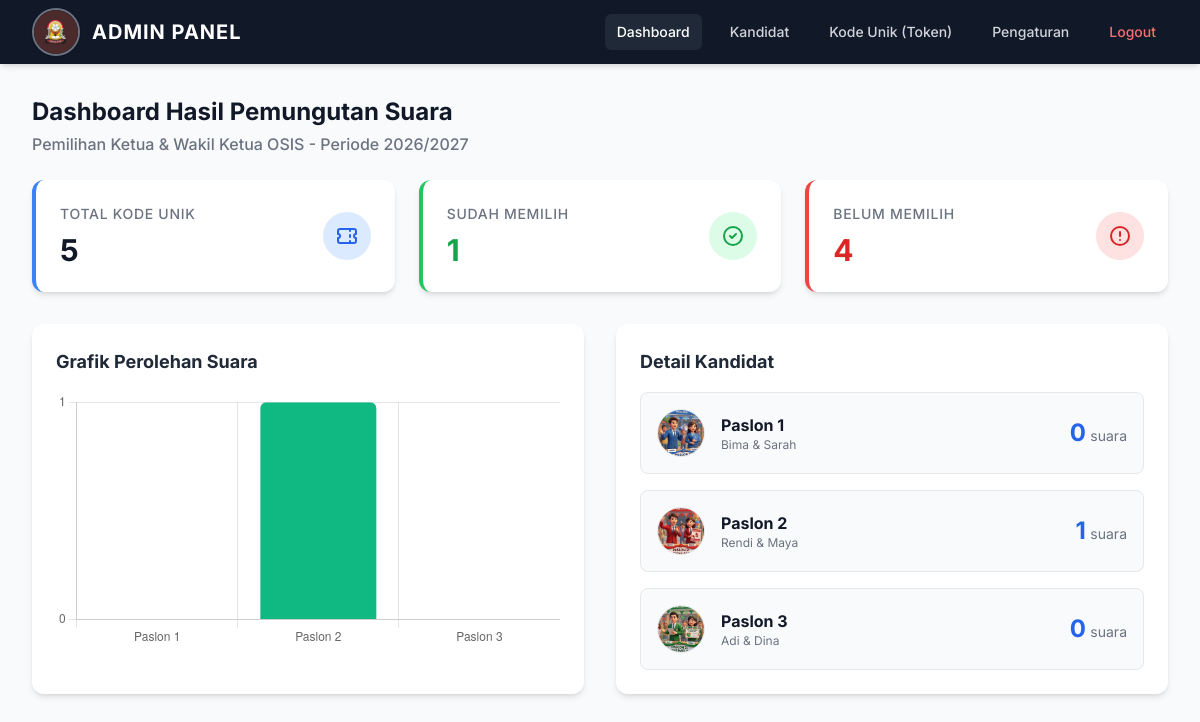
Page /admin.php (signed in) on the committed database.
### tables this page shows
CREATE TABLE candidates (
        id INTEGER PRIMARY KEY AUTOINCREMENT,
        chairman_name TEXT NOT NULL,
        vice_chairman_name TEXT NOT NULL,
        vision TEXT,
        mission TEXT,
        photo TEXT
    );

### admin.php (the view, shortened to what this page needs)
<?php
require 'db.php';
$action = $_GET['action'] ?? 'dashboard';
$settings = [];
$app_title = $settings['app_title'] ?? 'Pemilihan Ketua & Wakil Ketua OSIS';
$app_period = $settings['app_period'] ?? date('Y') . '/' . (date('Y') + 1);
?>
<!DOCTYPE html>
<html lang="id">
<head>
    <script src="https://cdn.tailwindcss.com"></script>
</head>
<body class="bg-gray-50 text-gray-800 min-h-screen flex flex-col">
    <nav class="bg-gray-900 text-white shadow-md no-print">
        <div class="max-w-7xl mx-auto px-4 sm:px-6 lg:px-8">
            <div class="flex flex-col md:flex-row justify-between items-center py-4 md:h-16">
                <div class="flex-shrink-0 mb-4 md:mb-0 flex items-center">
                    <img src="logo.png" alt="Logo" class="h-12 w-12 object-cover rounded-full border-2 border-gray-500 shadow mr-3" onerror="this.style.display='none'">
                    <span class="font-bold text-xl tracking-wider uppercase">Admin Panel</span>
                </div>
                <div class="flex flex-wrap justify-center gap-2 md:gap-4">
                    <a href="admin.php?action=dashboard" class="px-3 py-2 rounded-md text-sm font-medium <?= $action === 'dashboard' ? 'bg-gray-800 text-white' : 'text-gray-300 hover:bg-gray-700 hover:text-white' ?> transition">Dashboard</a>
                    <a href="admin.php?action=candidates" class="px-3 py-2 rounded-md text-sm font-medium <?= $action === 'candidates' ? 'bg-gray-800 text-white' : 'text-gray-300 hover:bg-gray-700 hover:text-white' ?> transition">Kandidat</a>
                    <a href="admin.php?action=tokens" class="px-3 py-2 rounded-md text-sm font-medium <?= $action === 'tokens' ? 'bg-gray-800 text-white' : 'text-gray-300 hover:bg-gray-700 hover:text-white' ?> transition">Kode Unik (Token)</a>
                    <a href="admin.php?action=settings" class="px-3 py-2 rounded-md text-sm font-medium <?= $action === 'settings' ? 'bg-gray-800 text-white' : 'text-gray-300 hover:bg-gray-700 hover:text-white' ?> transition">Pengaturan</a>
                    <a href="logout.php" class="px-3 py-2 rounded-md text-sm font-medium text-red-400 hover:bg-red-900 hover:text-white transition">Logout</a>
                </div>
            </div>
        </div>
    </nav>
    <main class="flex-1 max-w-7xl mx-auto px-4 sm:px-6 lg:px-8 py-8 w-full no-print">
        <?php if ($action === 'dashboard'): ?>
            <div class="mb-6">
                <h2 class="text-2xl font-bold text-gray-900">Dashboard Hasil Pemungutan Suara</h2>
                <p class="text-gray-500 font-medium mt-1"><?= htmlspecialchars($app_title) ?> - Periode <?= htmlspecialchars($app_period) ?></p>
            </div>
            <?php
                $stmt = $db->query("SELECT COUNT(*) FROM tokens");
                $total_voters = $stmt->fetchColumn();
                $stmt = $db->query("SELECT COUNT(*) FROM tokens WHERE is_used = 1");
                $voted = $stmt->fetchColumn();
                $stmt = $db->query("
                    SELECT c.id, c.chairman_name, c.vice_chairman_name, c.photo, COUNT(v.id) as total_votes
                    FROM candidates c
                    LEFT JOIN votes v ON c.id = v.candidate_id
                    GROUP BY c.id
                    ORDER BY c.id ASC
                ");
                $results = $stmt->fetchAll(PDO::FETCH_ASSOC);
                $chartLabels = [];
                $chartData = [];
                $chartColors = ['#3b82f6', '#10b981', '#f59e0b', '#ef4444', '#8b5cf6'];
                foreach ($results as $index => $res) {
                    $chartLabels[] = "Paslon " . ($index + 1);
                    $chartData[] = $res['total_votes'];
                }
            ?>
            <div class="grid grid-cols-1 md:grid-cols-3 gap-6 mb-8">
                <div class="bg-white rounded-xl shadow-md p-6 border-l-4 border-blue-500 flex items-center justify-between">
                    <div>
                        <p class="text-sm font-medium text-gray-500 uppercase tracking-wider">Total Kode Unik</p>
                        <p class="text-3xl font-bold text-gray-900 mt-2"><?= $total_voters ?></p>
                    </div>
                    <div class="p-3 bg-blue-100 rounded-full">
                        <svg class="w-6 h-6 text-blue-600" fill="none" stroke="currentColor" viewBox="0 0 24 24"><path stroke-linecap="round" stroke-linejoin="round" stroke-width="2" d="M15 5v2m0 4v2m0 4v2M5 5a2 2 0 00-2 2v3a2 2 0 110 4v3a2 2 0 002 2h14a2 2 0 002-2v-3a2 2 0 110-4V7a2 2 0 00-2-2H5z"></path></svg>
                    </div>
                </div>
                <div class="bg-white rounded-xl shadow-md p-6 border-l-4 border-green-500 flex items-center justify-between">
                    <div>
                        <p class="text-sm font-medium text-gray-500 uppercase tracking-wider">Sudah Memilih</p>
                        <p class="text-3xl font-bold text-green-600 mt-2"><?= $voted ?></p>
                    </div>
                    <div class="p-3 bg-green-100 rounded-full">
                        <svg class="w-6 h-6 text-green-600" fill="none" stroke="currentColor" viewBox="0 0 24 24"><path stroke-linecap="round" stroke-linejoin="round" stroke-width="2" d="M9 12l2 2 4-4m6 2a9 9 0 11-18 0 9 9 0 0118 0z"></path></svg>
                    </div>
                </div>
                <div class="bg-white rounded-xl shadow-md p-6 border-l-4 border-red-500 flex items-center justify-between">
                    <div>
                        <p class="text-sm font-medium text-gray-500 uppercase tracking-wider">Belum Memilih</p>
                        <p class="text-3xl font-bold text-red-600 mt-2"><?= $total_voters - $voted ?></p>
                    </div>
                    <div class="p-3 bg-red-100 rounded-full">
                        <svg class="w-6 h-6 text-red-600" fill="none" stroke="currentColor" viewBox="0 0 24 24"><path stroke-linecap="round" stroke-linejoin="round" stroke-width="2" d="M12 8v4m0 4h.01M21 12a9 9 0 11-18 0 9 9 0 0118 0z"></path></svg>
                    </div>
                </div>
            </div>
            <div class="grid grid-cols-1 lg:grid-cols-2 gap-8 mb-8">
                <div class="bg-white rounded-xl shadow-md p-6">
                    <h3 class="text-lg font-bold text-gray-800 mb-4">Grafik Perolehan Suara</h3>
                    <div class="relative h-64 w-full">
                        <canvas id="votesChart"></canvas>
                    </div>
                </div>
                <div class="bg-white rounded-xl shadow-md p-6">
                    <h3 class="text-lg font-bold text-gray-800 mb-4">Detail Kandidat</h3>
                    <div class="space-y-4">
                        <?php foreach ($results as $index => $result): ?>
                            <div class="flex items-center justify-between p-4 bg-gray-50 rounded-lg border">
                                <div class="flex items-center space-x-4">
                                    <?php if ($result['photo']): ?>
                                        <img src="uploads/<?= htmlspecialchars($result['photo']) ?>" class="w-12 h-12 rounded-full object-cover border">
                                    <?php else: ?>
                                        <div class="w-12 h-12 rounded-full bg-blue-100 flex items-center justify-center text-blue-600 font-bold">
                                            <?= ($index + 1) ?>
                                        </div>
                                    <?php endif; ?>
                                    <div>
                                        <p class="font-bold text-gray-900">Paslon <?= ($index + 1) ?></p>
                                        <p class="text-xs text-gray-500"><?= htmlspecialchars($result['chairman_name']) ?> & <?= htmlspecialchars($result['vice_chairman_name']) ?></p>
                                    </div>
                                </div>
                                <div class="text-right">
                                    <span class="text-2xl font-bold text-blue-600"><?= $result['total_votes'] ?></span>
                                    <span class="text-sm text-gray-500">suara</span>
                                </div>
                            </div>
                        <?php endforeach; ?>
                    </div>
                </div>
            </div>
            <script>
                document.addEventListener('DOMContentLoaded', function() {
                    const ctx = document.getElementById('votesChart').getContext('2d');
                    new Chart(ctx, {
                        type: 'bar',
                        data: {
                            labels: <?= json_encode($chartLabels) ?>,
                            datasets: [{
                                label: 'Jumlah Suara',
                                data: <?= json_encode($chartData) ?>,
                                backgroundColor: <?= json_encode(array_slice($chartColors, 0, count($chartData))) ?>,
                                borderRadius: 6,
                            }]
                        },
                        options: {
                            responsive: true,
                            maintainAspectRatio: false,
                            plugins: {
                                legend: { display: false }
                            },
                            scales: {
                                y: {
                                    beginAtZero: true,
                                    ticks: { stepSize: 1 }
                                }
                            }
                        }
                    });
                });
            </script>
        <?php endif; ?>
    </main>
</body>
</html>

### admin.php (style rules this page uses)
body { font-family: 'Inter', sans-serif; }

### rows in the picture
candidates: photo (picture), chairman_name "Bima", vice_chairman_name "Sarah", total_votes "0"
candidates: photo (picture), chairman_name "Rendi", vice_chairman_name "Maya", total_votes "1"
candidates: photo (picture), chairman_name "Adi", vice_chairman_name "Dina", total_votes "0"

### other values in the picture
$app_title "Pemilihan Ketua & Wakil Ketua OSIS"
$app_period "2026/2027"
$total_voters "5"
$voted "1"
$total_voters - $voted "4"
chart data {{ json_encode($chartData) }} [0,1,0]
